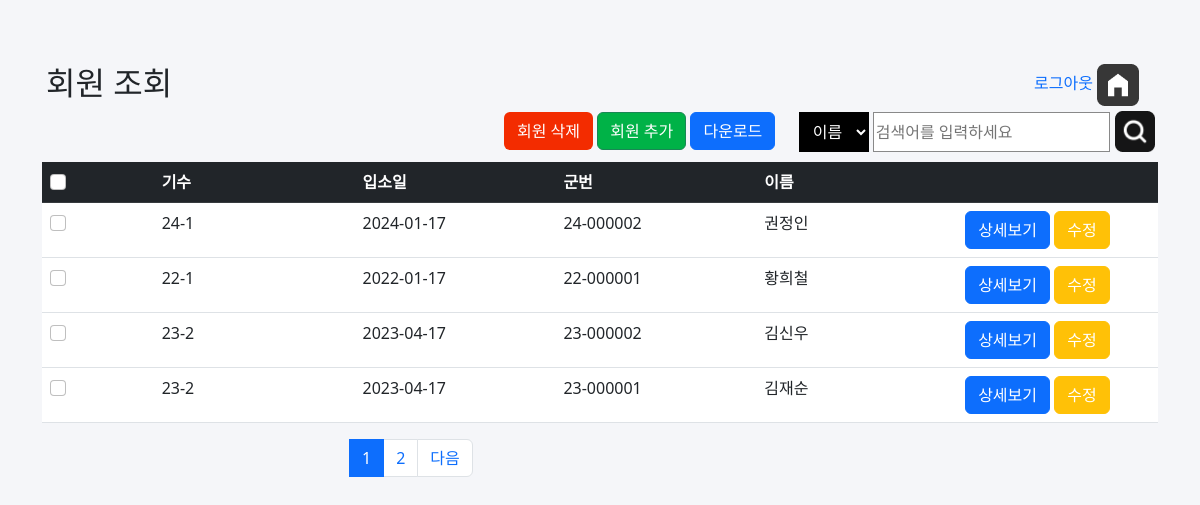
Before: /jangseong/list.php (signed in) with the older database file.
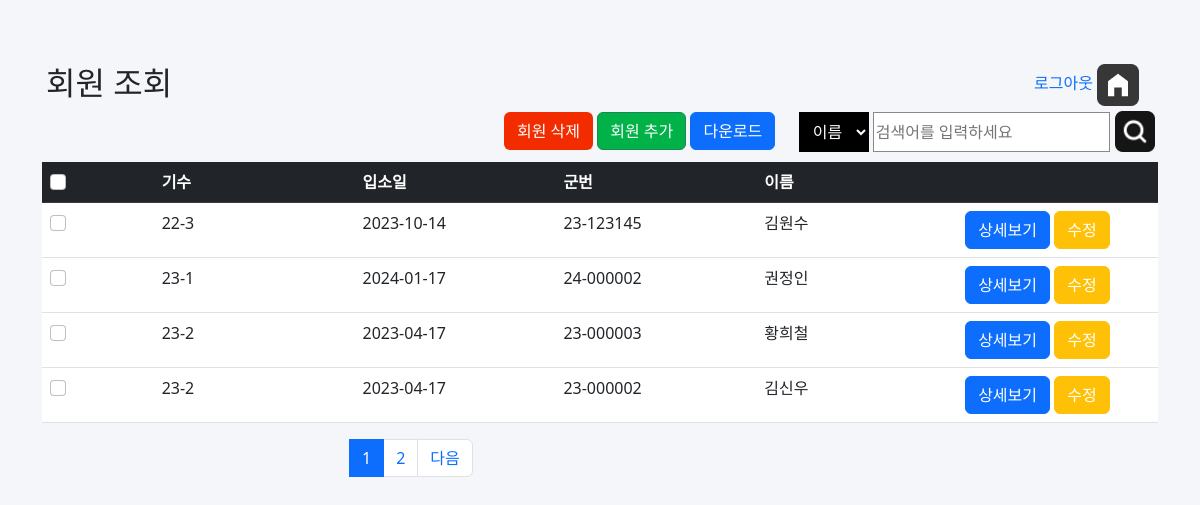
After: the same page with the newer database file.
### tables this page shows
CREATE TABLE `member` (
  `id` int(11) NOT NULL,
  `num` varchar(10) NOT NULL,
  `date` date NOT NULL,
  `memID` varchar(20) NOT NULL,
  `name` varchar(20) NOT NULL,
  `password` varchar(20) NOT NULL
);

### jangseong/list.php (the view, shortened to what this page needs)
<?php
if(!isset($_SESSION["login"]))
{
    header('location: index.php');
}
else{
?>
<!DOCTYPE html>
<html lang="en">
<head>
    <link rel="stylesheet" href="style.css">
    <link rel="stylesheet" href="src/bootstrap.min.css">
    <link rel="stylesheet" href="src/style.css">
</head>
<body>
    <div class="container p-3 mt-5">
        <h2>회원 조회</h2>
        <div id="top-right">
            <div id="btnlogout">
                <a href="logout.php">로그아웃</a>
                <a id="home" href="list.php">
                    <img src="imgs/home.png">
                </a>
            </div>
        </div>
    </div>
    <div class="container mt-3 p-3">
        <div id="right">
            <button type="button" id="btndelete" class="btn" onclick="checkCheckbox()">회원 삭제</button>
            <a href="add.php" type="button" id="btnadd" class="btn btn-success">회원 추가 </a>
            <a href="export.php" class="btn btn-primary">다운로드</a>
            <form action="search.php" method="post">
                <select name="searchoption" id="searchoption">
                    <option value ="name">이름</option>
                </select>
                <input type="text" id="txtSearch" placeholder="검색어를 입력하세요" name="txtsearch" >
                <button id="btnSearch" type="submit"><img src="imgs/search.png"></button>
            </form>
        </div>
    </div>
    <div class="container">
        <table class="table">
        <form method="get" action="delete.php" name="listmember">
            <thead class="table-dark">
            <tr>
                <th ><input class="form-check-input" type="checkbox" id="myCheck" onclick="checkall()"></th>
                <th class="listcol">기수</th>
                <th class="listcol">입소일</th>
                <th class="listcol">군번</th>
                <th class="listcol">이름</th>
                <th class="listcol">&nbsp;</th>
            </tr>
            </thead>
            <tbody>
            <?php
                require 'config.php';
                $per_page_record = 4;
                if (isset($_GET["page"])) {
                    $page  = $_GET["page"];
                }
                else {
                    $page=1;
                }
                $start_from = ($page-1) * $per_page_record;
                $sql = "SELECT * FROM member  ORDER BY id DESC LIMIT $start_from, $per_page_record ";
                $result = $conn->query($sql);
                if ($result->num_rows > 0) {
                $num = 0;
                while($row = $result->fetch_assoc()) {
                     $memberID=$row['id'];
            ?>
            <tr>
                <td><input class="form-check-input" type="checkbox" id="myCheck<?php  echo $num;?>" name="mem[]" value="<?php echo $row['id'];?>"></td>
                <td><?php echo $row['num']; ?></td>
                <td><?php echo $row['date']; ?></td>
                <td><?php echo $row['memID']; ?></td>
                <td><?php echo $row['name']; ?></td>
                <td id="cot"><a href="view.php?memID=<?php echo $row['memID']; ?>" class="btn btn-primary" >상세보기</a> <a href="edit.php?id=<?php echo $memberID ?>" class="btn btn-warning" style="color:white" >수정</a></td>
            </tr>
            <?php
                $num+=1;
            }
            } else {
            echo "0 results";
            }
            ?>
            </tbody>
            </form>
        </table>
    </div>
    <div    class="container">
    <ul class="pagination" id="page1" >
                <?php
                    $query = "SELECT COUNT(*) FROM member ORDER BY id";
                    $rs_result = mysqli_query($conn, $query);
                    $row = mysqli_fetch_row($rs_result);
                    $total_records = $row[0];
                    $total_pages = ceil($total_records / $per_page_record);
                    $pagLink = "";
                    for ($i=1; $i<=$total_pages; $i++) {
                        if ($i == $page) {
                            $pagLink .= "<li class='page-item active'><a class = 'page-link' href='list.php?page=".$i."'>".$i." </a></li>";
                        }
                        else  {
                            $pagLink .= "<li class='page-item '><a class='page-link' href='list.php?page=".$i."'> ".$i." </a></li>";
                        }
                    }
                    echo $pagLink;
                    if($page<$total_pages){
                        echo "<li class='page-item'><a class='page-link' href='list.php?page=".($page+1)."'>  다음 </a></li>";
                    }
                    ?>
                    </ul>
    </div>
</body>
</html>
<?php
}
?>

Changed rows visible on the page:
removed member: num "24-1", date "2024-01-17", memID "24-000002", name "권정인"
removed member: num "22-1", date "2022-01-17", memID "22-000001", name "황희철"
removed member: num "23-2", date "2023-04-17", memID "23-000001", name "김재순"
added member: num "22-3", date "2023-10-14", memID "23-123145", name "김원수"
added member: num "23-1", date "2024-01-17", memID "24-000002", name "권정인"
added member: num "23-2", date "2023-04-17", memID "23-000003", name "황희철"
